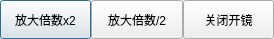
<?xml version="1.0" encoding="UTF-8"?>
<ui version="4.0">
 <class>SettingBar</class>
 <widget class="QDialog" name="SettingBar">
  <property name="geometry">
   <rect>
    <x>0</x>
    <y>0</y>
    <width>274</width>
    <height>39</height>
   </rect>
  </property>
  <property name="windowTitle">
   <string>放大镜设置</string>
  </property>
  <layout class="QHBoxLayout" name="horizontalLayout">
   <property name="spacing">
    <number>0</number>
   </property>
   <property name="leftMargin">
    <number>0</number>
   </property>
   <property name="topMargin">
    <number>0</number>
   </property>
   <property name="rightMargin">
    <number>0</number>
   </property>
   <property name="bottomMargin">
    <number>0</number>
   </property>
   <item>
    <widget class="QPushButton" name="ZoomIn">
     <property name="maximumSize">
      <size>
       <width>100</width>
       <height>40</height>
      </size>
     </property>
     <property name="text">
      <string>放大倍数x2</string>
     </property>
    </widget>
   </item>
   <item>
    <widget class="QPushButton" name="ZoomOut">
     <property name="maximumSize">
      <size>
       <width>100</width>
       <height>40</height>
      </size>
     </property>
     <property name="text">
      <string>放大倍数/2</string>
     </property>
    </widget>
   </item>
   <item>
    <widget class="QPushButton" name="pushbutton_on_off">
     <property name="minimumSize">
      <size>
       <width>50</width>
       <height>0</height>
      </size>
     </property>
     <property name="maximumSize">
      <size>
       <width>100</width>
       <height>40</height>
      </size>
     </property>
     <property name="text">
      <string>关闭开镜</string>
     </property>
    </widget>
   </item>
  </layout>
 </widget>
 <resources/>
 <connections/>
</ui>
